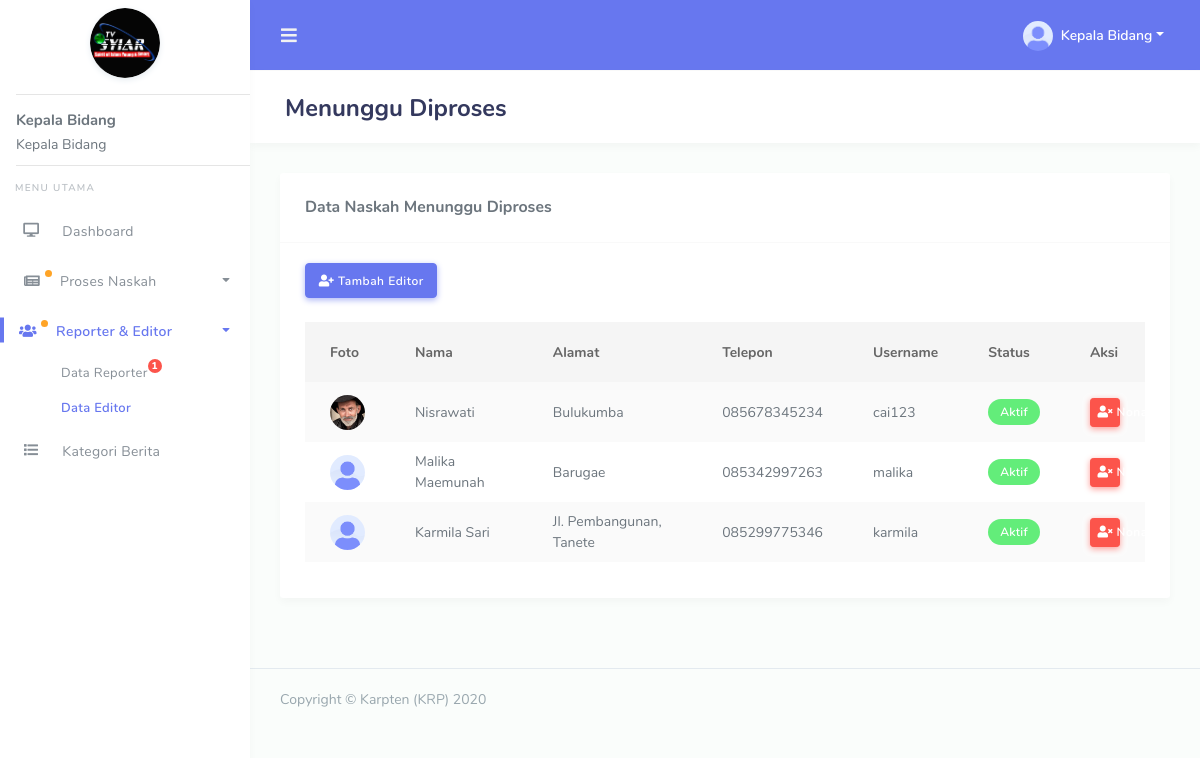
Screenshot of /kabid/data_editor.php (signed in) with the database file from the repository.
### tables this page shows
CREATE TABLE `tb_users` (
  `id` int NOT NULL,
  `nama` varchar(255) NOT NULL,
  `alamat` varchar(255) NOT NULL,
  `no_hp` varchar(255) NOT NULL,
  `jabatan` varchar(255) NOT NULL,
  `foto` varchar(255) NOT NULL DEFAULT 'default.png',
  `username` varchar(255) NOT NULL,
  `password` varchar(255) NOT NULL,
  `status` varchar(255) NOT NULL DEFAULT 'waiting'
);

### kabid/data_editor.php (the view, shortened to what this page needs)
<?php
require('template/header.php');
$editor = mysqli_query($conn, "SELECT * FROM tb_users WHERE jabatan = 'editor' ORDER BY status DESC");
?>
<div class="main-content">
  <section class="section">
    <div class="section-header">
      <h1>Menunggu Diproses</h1>
    </div>
    <div class="section-body">
      <div class="row">
        <div class="col-12">
          <div class="card">
            <div class="card-header">
              <h4>Data Naskah Menunggu Diproses</h4>
            </div>
            <div class="card-body">
              <a href="#" class="btn btn-icon btn-primary mb-4" data-toggle="modal" data-target="#modal-tambah" data-toggle1="tooltip" title="" data-original-title="Tambah Editor"><i class="fa fa-user-plus"></i> Tambah Editor</a>
              <div class="table-responsive">
                <table class="table table-striped" id="table-1">
                  <thead>
                    <tr>
                      <th>Foto</th>
                      <th>Nama</th>
                      <th>Alamat</th>
                      <th>Telepon</th>
                      <th>Username</th>
                      <th>Status</th>
                      <th>Aksi</th>
                    </tr>
                  </thead>
                  <tbody>
                    <?php $i = 1; foreach($editor as $dta) {
                      if ($dta['status'] == 'active') {
                        $caption = 'Aktif';
                        $color = 'badge-success';
                        $button = 'nonaktif';
                      } else if ($dta['status'] == 'nonactive') {
                        $caption = 'Nonaktif';
                        $color = 'badge-warning';
                        $button = 'aktif';
                      } ?>
                      <tr>
                        <td>
                          <img alt="image" src="../assets/img/avatar/<?= $dta['foto'] ?>" class="rounded-circle" width="35">
                        </td>
                        <td><?= $dta['nama'] ?></td>
                        <td><?= $dta['alamat'] ?></td>
                        <td><?= $dta['no_hp'] ?></td>
                        <td><?= $dta['username'] ?></td>
                        <td>
                          <div class="badge <?= $color ?> col-12"><?= $caption ?></div>
                        </td>
                        <td style="min-width: 80px; max-width: 80px;">
                          <?php if ($button == 'aktif') { ?>
                            <a href="controller.php?set_editor=active&editor_id=<?= $dta['id'] ?>" class="btn btn-icon btn-sm btn-success btn-block" data-toggle1="tooltip" title="" data-original-title="Aktifkan"><i class="fa fa-user-check"></i> Aktifkan</a>
                          <?php } else { ?>
                            <a href="controller.php?set_editor=nonactive&editor_id=<?= $dta['id'] ?>" class="btn btn-icon btn-sm btn-danger btn-block" data-toggle1="tooltip" title="" data-original-title="Nonaktifkan"><i class="fa fa-user-times"></i> Nonaktifkan</a>
                          <?php } ?>
                        </td>
                      </tr>
                      <?php $i = $i + 1; } ?>
                    </tbody>
                  </table>
                </div>
              </div>
            </div>
          </div>
        </div>
      </div>
    </section>
  </div>
  <?php
  require('template/footer.php');
  ?>

### kabid/template/header.php (shortened to what this page needs)
<?php
require('../config.php');
$get_id = $_SESSION['get_id'];
$result = mysqli_query($conn, "SELECT * FROM tb_users WHERE id = '$get_id'");
$get = mysqli_fetch_assoc($result);
$nama = $get['nama'];
$foto = $get['foto'];
$get_proses = mysqli_query($conn, "SELECT * FROM tb_berita WHERE status = 'done'");
$menunggu_diproses = mysqli_num_rows($get_proses);
$get_user_verify = mysqli_query($conn, "SELECT * FROM tb_users WHERE status = 'waiting'");
$user_verify = mysqli_num_rows($get_user_verify);
?>
<!DOCTYPE html>
<html lang="en">
<head>
  <link rel="stylesheet" href="../assets/modules/bootstrap/css/bootstrap.min.css">
  <link rel="stylesheet" href="../assets/modules/fontawesome/css/all.min.css">
  <link rel="stylesheet" href="../assets/modules/jqvmap/dist/jqvmap.min.css">
  <link rel="stylesheet" href="../assets/modules/owlcarousel2/dist/../assets/owl.carousel.min.css">
  <link rel="stylesheet" href="../assets/modules/owlcarousel2/dist/../assets/owl.theme.default.min.css">
  <link rel="stylesheet" href="../assets/modules/summernote/summernote-bs4.css">
  <link href="../assets/modules/richtext-editor/css/froala_editor.min.css" rel="stylesheet">
  <link href="../assets/modules/richtext-editor/css/froala_editor.pkgd.min.css" rel="stylesheet">
  <link rel="stylesheet" href="../assets/modules/datatables/datatables.min.css">
  <link rel="stylesheet" href="../assets/modules/datatables/DataTables-1.10.16/css/dataTables.bootstrap4.min.css">
  <link rel="stylesheet" href="../assets/modules/datatables/Select-1.2.4/css/select.bootstrap4.min.css">
  <link rel="stylesheet" href="../assets/css/style.css">
  <link rel="stylesheet" href="../assets/css/components.css">
  </head>
  <body>
    <div id="app">
      <div class="main-wrapper main-wrapper-1">
        <div class="navbar-bg"></div>
        <nav class="navbar navbar-expand-lg main-navbar">
          <form class="form-inline mr-auto">
            <ul class="navbar-nav mr-3">
              <li><a href="#" data-toggle="sidebar" class="nav-link nav-link-lg"><i class="fas fa-bars"></i></a></li>
            </ul>
          </form>
          <ul class="navbar-nav navbar-right">
            <li class="dropdown"><a href="#" data-toggle="dropdown" class="nav-link dropdown-toggle nav-link-lg nav-link-user">
              <img alt="image" src="../assets/img/avatar/<?= $foto ?>" class="rounded-circle mr-1">
              <div class="d-sm-none d-lg-inline-block"><?= $nama ?></div></a>
            </li>
          </ul>
        </nav>
        <div class="main-sidebar sidebar-style-2">
          <aside id="sidebar-wrapper">
            <div class="sidebar-brand">
              <a href="index.php">
                <img src="../assets/img/logo.png" alt="logo" width="70" class="mt-2 shadow-light rounded-circle">
              </a>
              <div class="text-left pl-3">
                <hr style="margin-bottom: -5px;">
                <b style="font-size: 15px;"><?= $nama ?></b>
                <p style="margin-bottom: -10px; margin-top: -20px;">Kepala Bidang</p>
                <hr>
              </div>
            </div>
            <ul class="sidebar-menu mt-3">
              <li class="menu-header">Menu Utama</li>
              <li id="dashboard"><a class="nav-link" href="index.php"><i class="fa fa-desktop"></i> <span>Dashboard</span></a></li>
              <li class="dropdown" id="proses_naskah">
                <a href="#" class="nav-link has-dropdown" data-toggle="dropdown">
                  <?php if ($menunggu_diproses >= 1) { ?>
                    <span class="beep" style="width: 40px;">
                      <i class="fa fa-newspaper" style="margin-left: -2px;"></i>
                    </span>
                  <?php } else { ?>
                    <i class="fa fa-newspaper"></i>
                  <?php } ?>
                  <span>Proses Naskah</span>
                </a>
              </li>
              <li class="dropdown" id="repoter_editor">
                <a href="#" class="nav-link has-dropdown" data-toggle="dropdown">
                  <?php if ($user_verify >= 1) { ?>
                    <span class="beep" style="width: 40px;">
                      <i class="fa fa-users" style="margin-left: -2px;"></i>
                    </span>
                  <?php } else { ?>
                    <i class="fa fa-users"></i>
                  <?php } ?>
                  <span>Reporter & Editor</span>
                </a>
                <ul class="dropdown-menu">
                  <li id="data_reporter">
                    <a class="nav-link" href="data_reporter.php">Data Reporter
                      <?php if ($user_verify >= 1) { ?>
                        <span class="badge badge-danger text-center mb-3" style="width: 14px; padding: 2px; font-size: 10px;"><b><?= $user_verify ?></b></span>
                      <?php } ?>
                    </a>
                  </li>
                  <li id="data_editor">
                    <a class="nav-link" href="data_editor.php">Data Editor</a>
                  </li>
                </ul>
              </li>
              <li id="kategori_berita"><a class="nav-link" href="kategori_berita.php"><i class="fa fa-list"></i> <span>Kategori Berita</span></a></li>
            </aside>
          </div>

### rows the page displays
tb_users: foto (placeholder picture), nama "Kepala Bidang"
tb_users: foto (picture), nama "Nisrawati", alamat "Bulukumba", no_hp "085678345234", username "cai123", status "Aktif"
tb_users: foto (placeholder picture), nama "Malika Maemunah", alamat "Barugae", no_hp "085342997263", username "malika", status "Aktif"
tb_users: foto (placeholder picture), nama "Karmila Sari", alamat "Jl. Pembangunan, Tanete", no_hp "085299775346", username "karmila", status "Aktif"

### other values shown
$user_verify "1"
